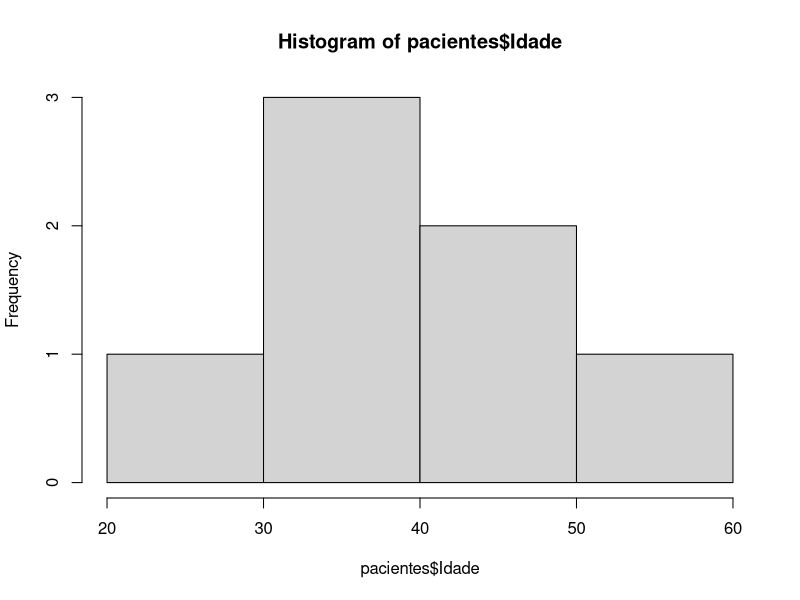

Write the R code that produced this figure.
# DataFrames e Operações com DataFrame

# Obs: Caso tenha problemas com a acentuação, consulte este link:
# https://support.rstudio.com/hc/en-us/articles/200532197-Character-Encoding

# Configurando o diretório de trabalho
# Coloque entre aspas o diretório de trabalho que você está usando no seu computador
# Não use diretórios com espaço no nome
setwd("C:/FCD/BigDataRAzure/Cap02")
getwd()

# Criando um dataframe vazio
df <- data.frame()
class(df)
df


# Criando vetores vazios
nomes <- character()
idades <- numeric()
itens <- numeric()
codigos <- integer()

df <- data.frame(c(nomes, idades, itens, codigos))
df


# Criando vetores
pais = c("Portugal", "Inglaterra", "Irlanda", "Egito", "Brasil")
nome = c("Bruno", "Tiago", "Amanda", "Bianca", "Marta")
altura = c(1.88, 1.76, 1.53, 1.69, 1.68)
codigo = c(5001, 2183, 4702, 7965, 8890)


# Criando um dataframe de diversos vetores
pesquisa = data.frame(pais, nome, altura, codigo)
pesquisa


# Adicionando um novo vetor a um dataframe existente
olhos = c("verde", "azul", "azul", "castanho", "castanho")
pesq = cbind(pesquisa, olhos)
pesq


# Informações sobre o dataframe
str(pesq)
dim(pesq)
length(pesq)


# Obtendo um vetor de um dataframe
pesq$pais
pesq$nome


# Extraindo um único valor
pesq[1,1]
pesq[3,2]


# Número de Linhas e Colunas
nrow(pesq)
ncol(pesq)

# Primeiros elementos do dataframe
head(pesq)
head(mtcars)


# Últimos elementos do dataframe
tail(pesq)
tail(mtcars)


# Data frames built-in do R
?mtcars
mtcars
View(mtcars)

# Filtro para um subset de dados que atendem a um critério
pesq[altura < 1.60,]
pesq[altura < 1.60, c('codigo', 'olhos')]
pesq


# Dataframes Nomeados
names(pesq) <- c("País", "Nome", "Altura", "Código", "Olhos")
pesq

colnames(pesq) <- c("Var 1", "Var 2", "Var 3", "Var 4", "Var 5")
rownames(pesq) <- c("Obs 1", "Obs 2", "Obs 3", "Obs 4", "Obs 5")
pesq


# Carregando um arquivo csv
?read.csv
pacientes <- data.frame(read.csv(file = 'pacientes.csv', header = TRUE, sep = ","))


# Visualizando o dataset
View(pacientes)
head(pacientes)
summary(pacientes)


# Visualizando as variáveis
pacientes$Diabete
pacientes$status
pacientes$Status


# Histograma
hist(pacientes$Idade)


# Combinando dataframes
dataset_final <- merge(pesq, pacientes)
dataset_final


